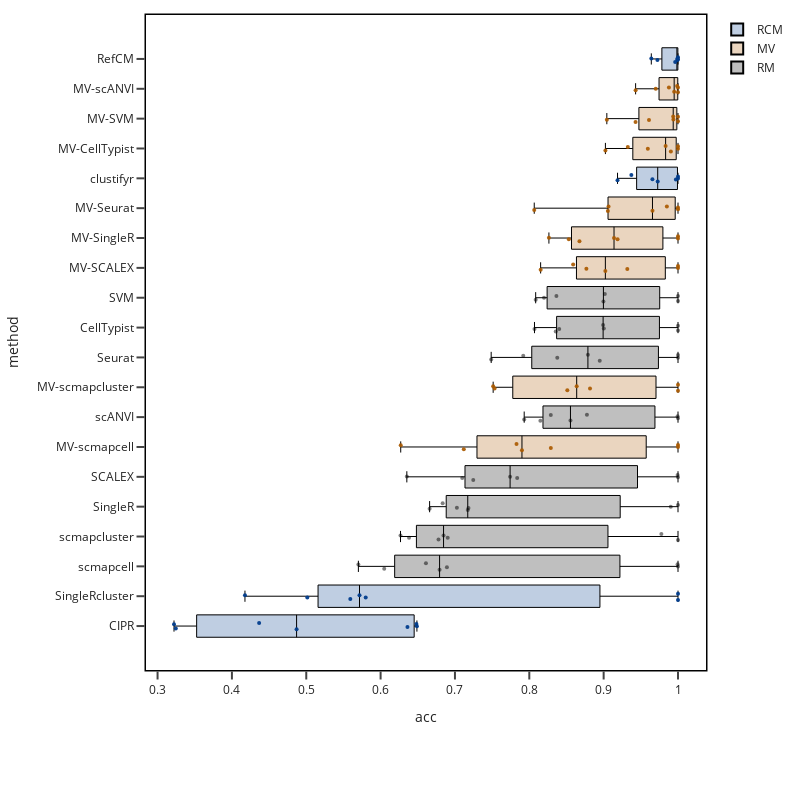

Notebook source saved alongside this figure:
### Markdown cell above
## aggregated box plots

### Code cell
fig = plot_box(df, 'Tabula Muris Senis', merge_mv_rcm=False, horizontal=True)
fig

### Figure 1 — Plotly figure (JSON) as saved in the notebook; plotly's stock layout.template omitted (floating-point values rounded to 4 significant figures)
{"data": [{"alignmentgroup": "True", "boxpoints": "all", "fillcolor": "rgba(0, 60, 140, 0.25)", "hovertemplate": "mtype=RCM<br>acc=%{x}<br>method=%{y}<extra></extra>", "jitter": 0.35, "legendgroup": "RCM", "line": {"color": "black", "width": 1}, "marker": {"color": "rgba(0, 60, 140, 0.95)", "size": 4, "symbol": "circle"}, "name": "RCM", "notched": false, "offsetgroup": "RCM", "orientation": "h", "pointpos": 0, "showlegend": true, "type": "box", "width": 0.75, "x": [1, 0.9962, 0.9994, 0.9989, 0.9641, 0.9724, 1, 1, 0.9656, 0.9972, 0.9727, 0.9373, 1, 0.9187, 0.5592, 1, 0.5716, 0.4176, 0.5014, 0.58, 1, 0.3221, 0.487, 0.6361, 0.4366, 0.6481, 0.6488, 0.3246], "x0": " ", "xaxis": "x", "y": ["RefCM", "RefCM", "RefCM", "RefCM", "RefCM", "RefCM", "RefCM", "clustifyr", "clustifyr", "clustifyr", "clustifyr", "clustifyr", "clustifyr", "clustifyr", "SingleRcluster", "SingleRcluster", "SingleRcluster", "SingleRcluster", "SingleRcluster", "SingleRcluster", "SingleRcluster", "CIPR", "CIPR", "CIPR", "CIPR", "CIPR", "CIPR", "CIPR"], "y0": " ", "yaxis": "y"}, {"alignmentgroup": "True", "boxpoints": "all", "fillcolor": "rgba(170, 90, 0, 0.25)", "hovertemplate": "mtype=MV<br>acc=%{x}<br>method=%{y}<extra></extra>", "jitter": 0.35, "legendgroup": "MV", "line": {"color": "black", "width": 1}, "marker": {"color": "rgba(170, 90, 0, 0.92)", "size": 4, "symbol": "circle"}, "name": "MV", "notched": false, "offsetgroup": "MV", "orientation": "h", "pointpos": 0, "showlegend": true, "type": "box", "width": 0.75, "x": [1, 0.943, 0.9988, 0.9878, 0.9949, 0.9701, 1, 0.9429, 0.9043, 0.9936, 0.9938, 1, 0.961, 1, 1, 1, 0.9325, 0.9594, 0.9904, 0.9833, 0.9024, 1, 0.9066, 1, 0.8066, 0.9057, 0.9657, 0.985, 0.8532, 0.9188, 0.914, 0.8264, 0.8675, 1, 1, 0.8152, 0.8768, 0.9318, 0.9023, 0.859, 1, 1, 0.8511, 0.7514, 0.7533, 1, 1, 0.8637, 0.8816, 0.7119, 1, 1, 0.6271, 0.8289, 0.7901, 0.7828], "x0": " ", "xaxis": "x", "y": ["MV-scANVI", "MV-scANVI", "MV-scANVI", "MV-scANVI", "MV-scANVI", "MV-scANVI", "MV-scANVI", "MV-SVM", "MV-SVM", "MV-SVM", "MV-SVM", "MV-SVM", "MV-SVM", "MV-SVM", "MV-CellTypist", "MV-CellTypist", "MV-CellTypist", "MV-CellTypist", "MV-CellTypist", "MV-CellTypist", "MV-CellTypist", "MV-Seurat", "MV-Seurat", "MV-Seurat", "MV-Seurat", "MV-Seurat", "MV-Seurat", "MV-Seurat", "MV-SingleR", "MV-SingleR", "MV-SingleR", "MV-SingleR", "MV-SingleR", "MV-SingleR", "MV-SingleR", "MV-SCALEX", "MV-SCALEX", "MV-SCALEX", "MV-SCALEX", "MV-SCALEX", "MV-SCALEX", "MV-SCALEX", "MV-scmapcluster", "MV-scmapcluster", "MV-scmapcluster", "MV-scmapcluster", "MV-scmapcluster", "MV-scmapcluster", "MV-scmapcluster", "MV-scmapcell", "MV-scmapcell", "MV-scmapcell", "MV-scmapcell", "MV-scmapcell", "MV-scmapcell", "MV-scmapcell"], "y0": " ", "yaxis": "y"}, {"alignmentgroup": "True", "boxpoints": "all", "fillcolor": "rgba(0, 0, 0, 0.25)", "hovertemplate": "mtype=RM<br>acc=%{x}<br>method=%{y}<extra></extra>", "jitter": 0.35, "legendgroup": "RM", "line": {"color": "black", "width": 1}, "marker": {"color": "rgba(0, 0, 0, 0.50)", "size": 4, "symbol": "circle"}, "name": "RM", "notched": false, "offsetgroup": "RM", "orientation": "h", "pointpos": 0, "showlegend": true, "type": "box", "width": 0.75, "x": [0.9016, 0.8365, 0.8997, 0.8198, 1, 0.8086, 1, 1, 1, 0.8402, 0.8356, 0.9002, 0.8993, 0.807, 0.7487, 0.8947, 0.8788, 0.8376, 1, 1, 0.7919, 0.7931, 0.8289, 1, 0.9995, 0.8149, 0.8775, 0.8554, 0.6353, 0.7098, 0.9995, 1, 0.7742, 0.7837, 0.7246, 0.7026, 1, 0.9903, 0.6835, 0.6659, 0.7182, 0.7172, 0.6268, 0.6383, 0.9776, 1, 0.6847, 0.6903, 0.6779, 0.661, 0.9995, 1, 0.6793, 0.6049, 0.5701, 0.6892], "x0": " ", "xaxis": "x", "y": ["SVM", "SVM", "SVM", "SVM", "SVM", "SVM", "SVM", "CellTypist", "CellTypist", "CellTypist", "CellTypist", "CellTypist", "CellTypist", "CellTypist", "Seurat", "Seurat", "Seurat", "Seurat", "Seurat", "Seurat", "Seurat", "scANVI", "scANVI", "scANVI", "scANVI", "scANVI", "scANVI", "scANVI", "SCALEX", "SCALEX", "SCALEX", "SCALEX", "SCALEX", "SCALEX", "SCALEX", "SingleR", "SingleR", "SingleR", "SingleR", "SingleR", "SingleR", "SingleR", "scmapcluster", "scmapcluster", "scmapcluster", "scmapcluster", "scmapcluster", "scmapcluster", "scmapcluster", "scmapcell", "scmapcell", "scmapcell", "scmapcell", "scmapcell", "scmapcell", "scmapcell"], "y0": " ", "yaxis": "y"}], "layout": {"boxgap": 0.28, "boxmode": "overlay", "height": 800, "legend": {"bgcolor": "rgba(0,0,0,0)", "borderwidth": 0, "itemsizing": "constant", "orientation": "v", "title": {}, "tracegroupgap": 0, "x": 1.02, "xanchor": "left", "y": 1, "yanchor": "top"}, "margin": {"b": 130, "l": 40, "r": 20, "t": 15}, "showlegend": true, "width": 800, "xaxis": {"anchor": "y", "domain": [0, 1], "dtick": 0.1, "linecolor": "black", "linewidth": 1.5, "mirror": true, "showgrid": false, "showline": true, "ticklen": 8, "ticks": "outside", "tickwidth": 2, "title": {"text": "acc"}, "zeroline": false}, "yaxis": {"anchor": "x", "categoryarray": ["CIPR", "SingleRcluster", "scmapcell", "scmapcluster", "SingleR", "SCALEX", "MV-scmapcell", "scANVI", "MV-scmapcluster", "Seurat", "CellTypist", "SVM", "MV-SCALEX", "MV-SingleR", "MV-Seurat", "clustifyr", "MV-CellTypist", "MV-SVM", "MV-scANVI", "RefCM"], "categoryorder": "array", "domain": [0, 1], "linecolor": "black", "linewidth": 1.5, "mirror": true, "showgrid": false, "showline": true, "ticklen": 8, "ticks": "outside", "tickwidth": 2, "title": {"text": "method"}, "zeroline": false}}}
